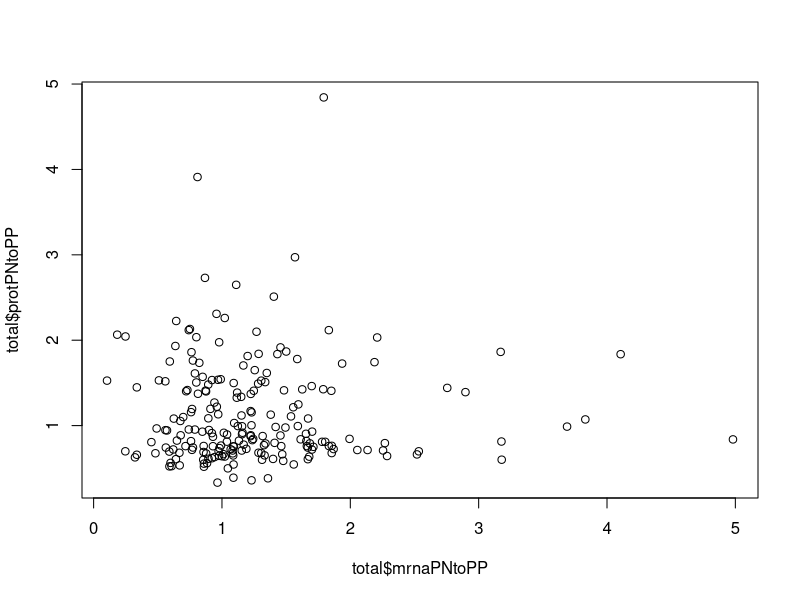

This figure's R source:
mrna <- read.table("transcripts.csv", sep = '\t', header = TRUE, stringsAsFactors = FALSE)
mrna <- data.frame(Gene = mrna$Gene,# TAIR = mrna$TAIR,
                  PP = mrna$Protoplasts_FPKM,
                  PN = mrna$Protonema_FPKM,
                  stringsAsFactors = FALSE)

mrna <- mrna[grepl("^Pp.+", mrna$Gene),]
mrna$mrnaPNtoPP <- mrna$PN/mrna$PP
mrna <- na.omit(mrna)  # Fix it

prot <- read.table("proteins.csv", sep = '\t', header = TRUE, stringsAsFactors = FALSE)
prot <- data.frame(Gene = prot$ProteinName, protPNtoPP = prot$PNtoPP_1.fc, stringsAsFactors = FALSE)
prot <- prot[grepl("^Pp.+", prot$Gene),]
prot$Gene <- sapply(strsplit(prot$Gene, split = '\\.'), "[", 1)
prot <- aggregate(. ~ Gene, data = prot, FUN = sum)

total <- merge(mrna[,c("Gene", "mrnaPNtoPP")], prot, by = "Gene")

plot(total$mrnaPNtoPP, total$protPNtoPP)
